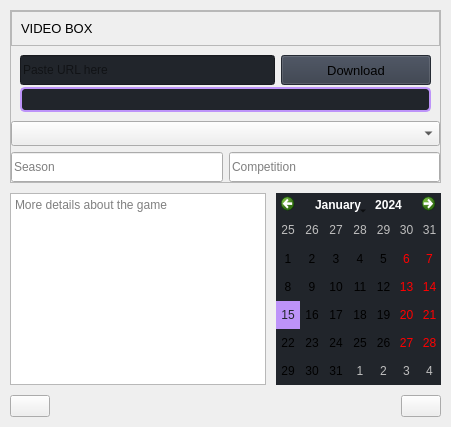
                     <widget class="QWidget" name="cloud_video_page">
                      <property name="styleSheet">
                       <string notr="true">b</string>
                      </property>
                      <layout class="QVBoxLayout" name="verticalLayout1">
                       <property name="spacing">
                        <number>10</number>
                       </property>
                       <property name="leftMargin">
                        <number>10</number>
                       </property>
                       <property name="topMargin">
                        <number>10</number>
                       </property>
                       <property name="rightMargin">
                        <number>10</number>
                       </property>
                       <property name="bottomMargin">
                        <number>10</number>
                       </property>
                       <item>
                        <widget class="QFrame" name="row_11">
                         <property name="frameShape">
                          <enum>QFrame::StyledPanel</enum>
                         </property>
                         <property name="frameShadow">
                          <enum>QFrame::Raised</enum>
                         </property>
                         <layout class="QVBoxLayout" name="verticalLayout_161">
                          <property name="spacing">
                           <number>0</number>
                          </property>
                          <property name="leftMargin">
                           <number>0</number>
                          </property>
                          <property name="topMargin">
                           <number>0</number>
                          </property>
                          <property name="rightMargin">
                           <number>0</number>
                          </property>
                          <property name="bottomMargin">
                           <number>0</number>
                          </property>
                          <item>
                           <widget class="QFrame" name="frame_div_content_1">
                            <property name="minimumSize">
                             <size>
                              <width>0</width>
                              <height>110</height>
                             </size>
                            </property>
                            <property name="maximumSize">
                             <size>
                              <width>16777215</width>
                              <height>110</height>
                             </size>
                            </property>
                            <property name="frameShape">
                             <enum>QFrame::NoFrame</enum>
                            </property>
                            <property name="frameShadow">
                             <enum>QFrame::Raised</enum>
                            </property>
                            <layout class="QVBoxLayout" name="verticalLayout_171">
                             <property name="spacing">
                              <number>0</number>
                             </property>
                             <property name="leftMargin">
                              <number>0</number>
                             </property>
                             <property name="topMargin">
                              <number>0</number>
                             </property>
                             <property name="rightMargin">
                              <number>0</number>
                             </property>
                             <property name="bottomMargin">
                              <number>0</number>
                             </property>
                             <item>
                              <widget class="QFrame" name="frame_title_wid_1">
                               <property name="maximumSize">
                                <size>
                                 <width>16777215</width>
                                 <height>35</height>
                                </size>
                               </property>
                               <property name="frameShape">
                                <enum>QFrame::StyledPanel</enum>
                               </property>
                               <property name="frameShadow">
                                <enum>QFrame::Raised</enum>
                               </property>
                               <layout class="QVBoxLayout" name="verticalLayout_18">
                                <item>
                                 <widget class="QLabel" name="labelBoxBlenderInstalation1">
                                  <property name="font">
                                   <font>
                                    <pointsize>10</pointsize>
                                    <italic>false</italic>
                                    <bold>false</bold>
                                   </font>
                                  </property>
                                  <property name="styleSheet">
                                   <string notr="true"/>
                                  </property>
                                  <property name="text">
                                   <string>VIDEO BOX</string>
                                  </property>
                                 </widget>
                                </item>
                               </layout>
                              </widget>
                             </item>
                             <item>
                              <widget class="QFrame" name="frame_content_wid_11">
                               <property name="frameShape">
                                <enum>QFrame::NoFrame</enum>
                               </property>
                               <property name="frameShadow">
                                <enum>QFrame::Raised</enum>
                               </property>
                               <layout class="QHBoxLayout" name="horizontalLayout_91">
                                <item>
                                 <layout class="QGridLayout" name="gridLayout">
                                  <property name="bottomMargin">
                                   <number>0</number>
                                  </property>
                                  <item row="0" column="0">
                                   <widget class="QLineEdit" name="cloud_video_file_name">
                                    <property name="minimumSize">
                                     <size>
                                      <width>0</width>
                                      <height>30</height>
                                     </size>
                                    </property>
                                    <property name="styleSheet">
                                     <string notr="true">background-color: rgb(33, 37, 43);</string>
                                    </property>
                                    <property name="text">
                                     <string/>
                                    </property>
                                    <property name="placeholderText">
                                     <string>Paste URL here</string>
                                    </property>
                                   </widget>
                                  </item>
                                  <item row="0" column="1">
                                   <widget class="QPushButton" name="cloud_video_file_button">
                                    <property name="minimumSize">
                                     <size>
                                      <width>150</width>
                                      <height>30</height>
                                     </size>
                                    </property>
                                    <property name="font">
                                     <font>
                                      <pointsize>10</pointsize>
                                      <italic>false</italic>
                                      <bold>false</bold>
                                     </font>
                                    </property>
                                    <property name="cursor">
                                     <cursorShape>PointingHandCursor</cursorShape>
                                    </property>
                                    <property name="styleSheet">
                                     <string notr="true">background-color: rgb(52, 59, 72);</string>
                                    </property>
                                    <property name="text">
                                     <string>Download</string>
                                    </property>
                                    <property name="icon">
                                     <iconset resource="../resources.qrc">
                                      <normaloff>:/icons/images/icons/cil-cloud-download.png</normaloff>:/icons/images/icons/cil-cloud-download.png</iconset>
                                    </property>
                                   </widget>
                                  </item>
                                  <item row="1" column="0" colspan="2">
                                   <widget class="QProgressBar" name="cloud_progress_bar">
                                    <property name="styleSheet">
                                     <string notr="true">QProgressBar {
     border: 2px solid #BD93F9;
     border-radius: 5px;
     background-color: #21252b;
	 text-align: center;
	 font-weight: bold;
 }

 QProgressBar::chunk {
     background-color: #BD93F9;
 }</string>
                                    </property>
                                    <property name="value">
                                     <number>0</number>
                                    </property>
                                    <property name="textVisible">
                                     <bool>false</bool>
                                    </property>
                                    <property name="orientation">
                                     <enum>Qt::Horizontal</enum>
                                    </property>
                                    <property name="invertedAppearance">
                                     <bool>false</bool>
                                    </property>
                                    <property name="textDirection">
                                     <enum>QProgressBar::BottomToTop</enum>
                                    </property>
                                   </widget>
                                  </item>
                                 </layout>
                                </item>
                               </layout>
                              </widget>
                             </item>
                            </layout>
                           </widget>
                          </item>
                          <item>
                           <layout class="QGridLayout" name="gridLayout_21">
                            <property name="spacing">
                             <number>6</number>
                            </property>
                            <item row="1" column="1">
                             <widget class="QLineEdit" name="cloud_competition_input">
                              <property name="minimumSize">
                               <size>
                                <width>0</width>
                                <height>30</height>
                               </size>
                              </property>
                              <property name="placeholderText">
                               <string>Competition</string>
                              </property>
                             </widget>
                            </item>
                            <item row="1" column="0">
                             <widget class="QLineEdit" name="cloud_season_input">
                              <property name="minimumSize">
                               <size>
                                <width>0</width>
                                <height>30</height>
                               </size>
                              </property>
                              <property name="placeholderText">
                               <string>Season</string>
                              </property>
                             </widget>
                            </item>
                            <item row="0" column="0" colspan="2">
                             <widget class="QComboBox" name="cloud_sports_type_combobox">
                              <property name="minimumSize">
                               <size>
                                <width>0</width>
                                <height>25</height>
                               </size>
                              </property>
                              <property name="editable">
                               <bool>false</bool>
                              </property>
                              <property name="currentText">
                               <string/>
                              </property>
                              <property name="placeholderText">
                               <string>Select a Sport</string>
                              </property>
                              <item>
                               <property name="text">
                                <string>Football</string>
                               </property>
                              </item>
                              <item>
                               <property name="text">
                                <string>Baskeball</string>
                               </property>
                              </item>
                              <item>
                               <property name="text">
                                <string>Volleyball</string>
                               </property>
                              </item>
                              <item>
                               <property name="text">
                                <string>Cricket</string>
                               </property>
                              </item>
                              <item>
                               <property name="text">
                                <string>Other</string>
                               </property>
                              </item>
                             </widget>
                            </item>
                           </layout>
                          </item>
                         </layout>
                        </widget>
                       </item>
                       <item>
                        <layout class="QGridLayout" name="gridLayout_31">
                         <item row="0" column="0">
                          <widget class="QPlainTextEdit" name="cloud_details_input">
                           <property name="placeholderText">
                            <string>More details about the game</string>
                           </property>
                          </widget>
                         </item>
                         <item row="0" column="1">
                          <widget class="QCalendarWidget" name="cloud_calendar">
                           <property name="styleSheet">
                            <string notr="true">QCalendarWidget QAbstractItemView{
	background-color: #21252b; 
	selection-background-color: #bd93f9;
	selection-color: #21252b; 
}
QCalendarWidget QWidget {background-color:#21252b;}
QCalendarWidget QTableView{background-color:#21252b;}</string>
                           </property>
                           <property name="gridVisible">
                            <bool>false</bool>
                           </property>
                           <property name="horizontalHeaderFormat">
                            <enum>QCalendarWidget::NoHorizontalHeader</enum>
                           </property>
                           <property name="verticalHeaderFormat">
                            <enum>QCalendarWidget::NoVerticalHeader</enum>
                           </property>
                           <property name="navigationBarVisible">
                            <bool>true</bool>
                           </property>
                           <property name="dateEditEnabled">
                            <bool>true</bool>
                           </property>
                          </widget>
                         </item>
                        </layout>
                       </item>
                       <item>
                        <layout class="QHBoxLayout" name="horizontalLayout_71">
                         <item alignment="Qt::AlignLeft">
                          <widget class="QPushButton" name="cloud_previous_page_button">
                           <property name="maximumSize">
                            <size>
                             <width>80</width>
                             <height>60</height>
                            </size>
                           </property>
                           <property name="styleSheet">
                            <string notr="true">::pressed{background-color: #ff79c6}
::active{border:none}</string>
                           </property>
                           <property name="text">
                            <string/>
                           </property>
                           <property name="icon">
                            <iconset resource="../resources.qrc">
                             <normaloff>:/images/images/images/previous_purple.png</normaloff>:/images/images/images/previous_purple.png</iconset>
                           </property>
                           <property name="iconSize">
                            <size>
                             <width>48</width>
                             <height>48</height>
                            </size>
                           </property>
                          </widget>
                         </item>
                         <item alignment="Qt::AlignRight">
                          <widget class="QPushButton" name="cloud_next_page_button">
                           <property name="maximumSize">
                            <size>
                             <width>80</width>
                             <height>60</height>
                            </size>
                           </property>
                           <property name="styleSheet">
                            <string notr="true">::pressed{background-color: #ff79c6}
::active{border:none}</string>
                           </property>
                           <property name="text">
                            <string/>
                           </property>
                           <property name="icon">
                            <iconset resource="../resources.qrc">
                             <normaloff>:/images/images/images/next_purple.png</normaloff>:/images/images/images/next_purple.png</iconset>
                           </property>
                           <property name="iconSize">
                            <size>
                             <width>48</width>
                             <height>48</height>
                            </size>
                           </property>
                          </widget>
                         </item>
                        </layout>
                       </item>
                      </layout>
                     </widget>
